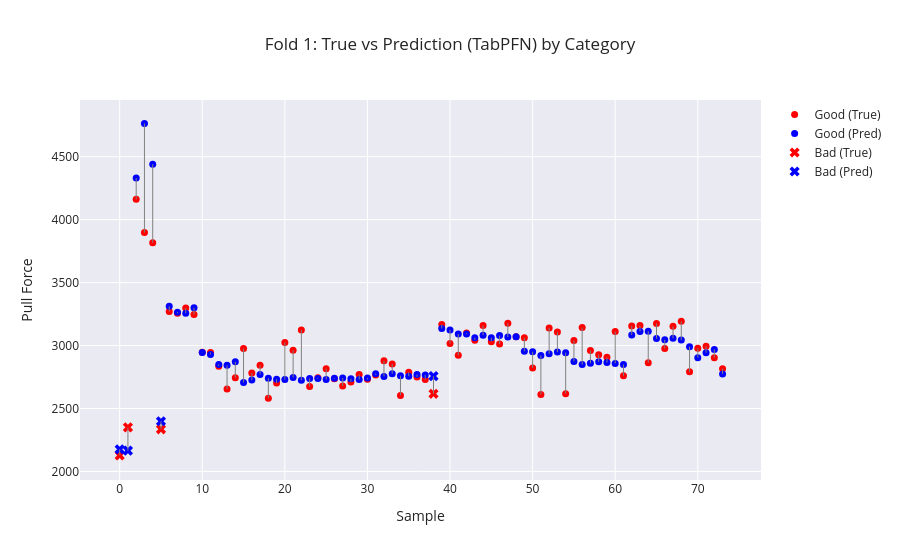
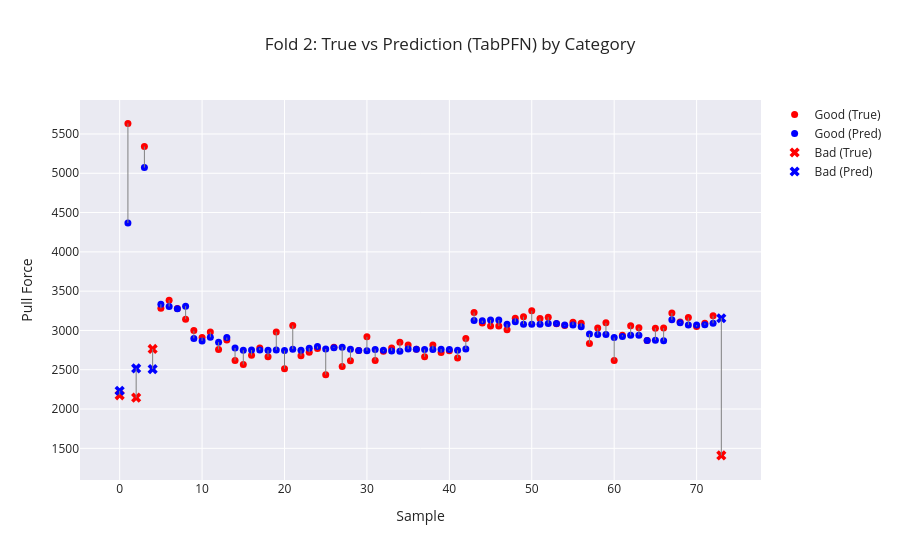
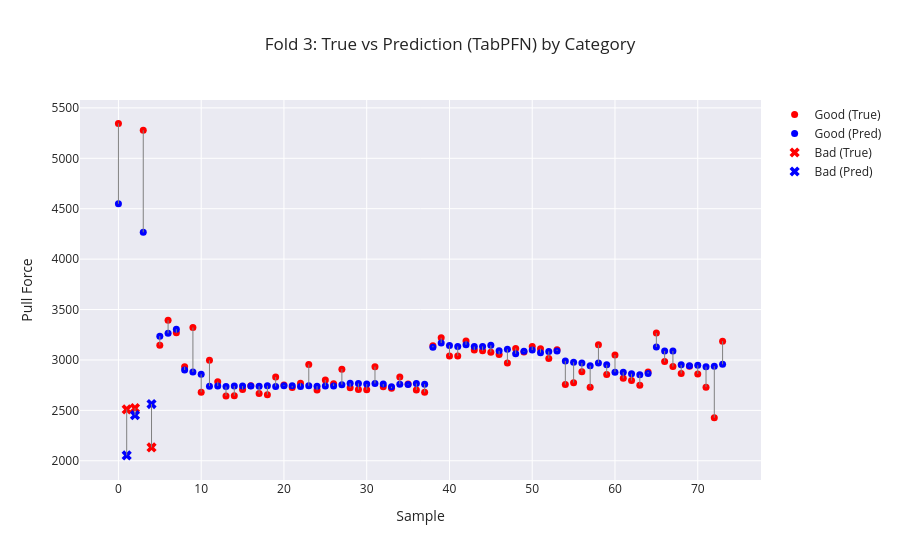
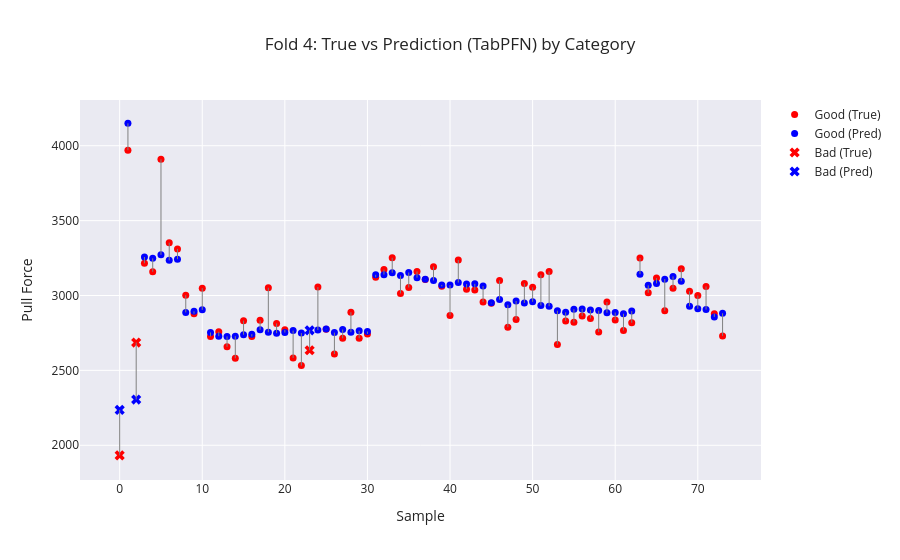

Notebook code for these charts, in order:
### Markdown cell above
# Cross Validation

### Code cell
cross_df = pd.read_csv("data/train_dev_data.csv")

skf = StratifiedKFold(n_splits=5, shuffle=True, random_state=42)

mae_list = []
rmse_list = []
R2_list = []

for fold, (train_index, val_index) in enumerate(skf.split(cross_df["Sample ID"], cross_df["Category"])):
    x_tr, y_tr = get_features_and_target(cross_df.iloc[train_index], target_column) 
    x_val, y_val = get_features_and_target(cross_df.iloc[val_index], target_column)

    x_tr['Interfacial_Failure'] = compute_interfacial_failure(x_tr) 
    x_tr['Pullout_Failure'] = compute_pullout_failure(x_tr) 
    x_val['Interfacial_Failure'] = compute_interfacial_failure(x_val)
    x_val['Pullout_Failure'] = compute_pullout_failure(x_val)

    x_tr_scale = sc.fit_transform(X=x_tr)
    x_val_scale = sc.transform(x_val)

    if model == 'XGBoost':
        dtrain = xgb.DMatrix(x_tr_scale, label=y_tr)
        dval = xgb.DMatrix(x_val_scale, label=y_val)

        params = {
            'objective': 'reg:squarederror',
            'max_depth': 5,
            'eta': 0.3,
            'eval_metric': 'rmse'
        }

        num_boost_round = 5
        bst = xgb.train(params, dtrain, num_boost_round)

        preds = bst.predict(dval)

    else:
        regressor = TabPFNRegressor()
        regressor.fit(x_tr, y_tr)

        preds = regressor.predict(x_val)

    # Categories
    categories= cross_df.iloc[val_index]["Category"].values

    mae  = mean_absolute_error(y_val, preds)
    rmse = root_mean_squared_error(y_val, preds)
    R2   = r2_score(y_val, preds)

    mae_list.append(mae) 
    rmse_list.append(rmse) 
    R2_list.append(R2)

    plot_visualizer(
        true_vals=y_val,
        pred_vals=preds,
        categories=categories,
        title=f"Fold {fold+1}: True vs Prediction (TabPFN) by Category"
    )

    print(f"\nFold {fold+1}")
    print("MAE :", mae)
    print("RMSE:", rmse)
    print("R²  :", R2)

mae_mean = np.mean(mae_list) 
rmse_mean = np.mean(rmse_list) 
R2_mean = np.mean(R2_list)
